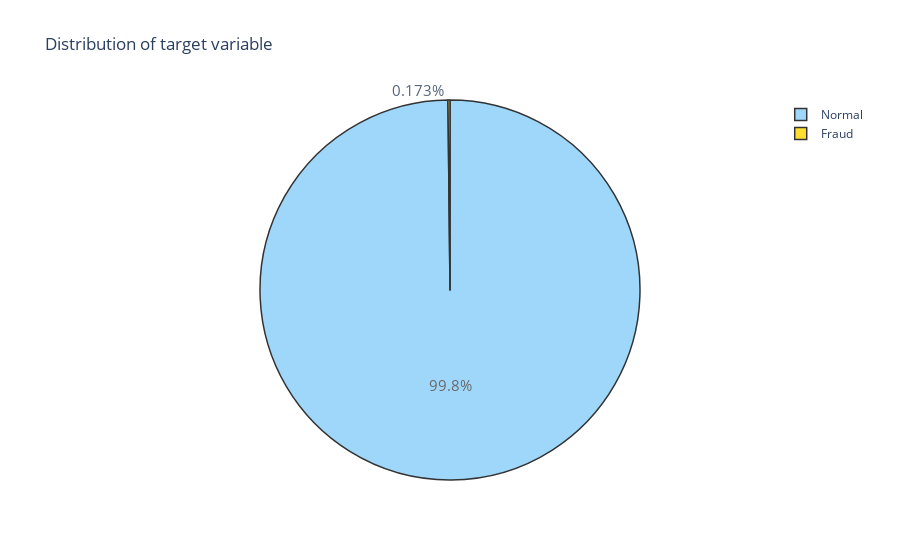

Notebook source saved alongside this figure:
### Code cell
fraud = df_cred[(df_cred['Class'] != 0)]
normal = df_cred[(df_cred['Class'] == 0)]

trace = go.Pie(labels = ['Normal', 'Fraud'], values = df_cred['Class'].value_counts(), 
               textfont=dict(size=15), opacity = 0.8,
               marker=dict(colors=['lightskyblue','gold'], 
                           line=dict(color='#000000', width=1.5)))


layout = dict(title =  'Distribution of target variable')
           
fig = dict(data = [trace], layout=layout)
py.iplot(fig)

### Figure 1 — Plotly figure (JSON) as saved in the notebook; plotly's stock layout.template omitted (floating-point values rounded to 4 significant figures)
{"data": [{"labels": ["Normal", "Fraud"], "marker": {"colors": ["lightskyblue", "gold"], "line": {"color": "#000000", "width": 1.5}}, "opacity": 0.8, "textfont": {"size": 15}, "type": "pie", "values": [284315, 492]}], "layout": {"title": {"text": "Distribution of target variable"}}}
